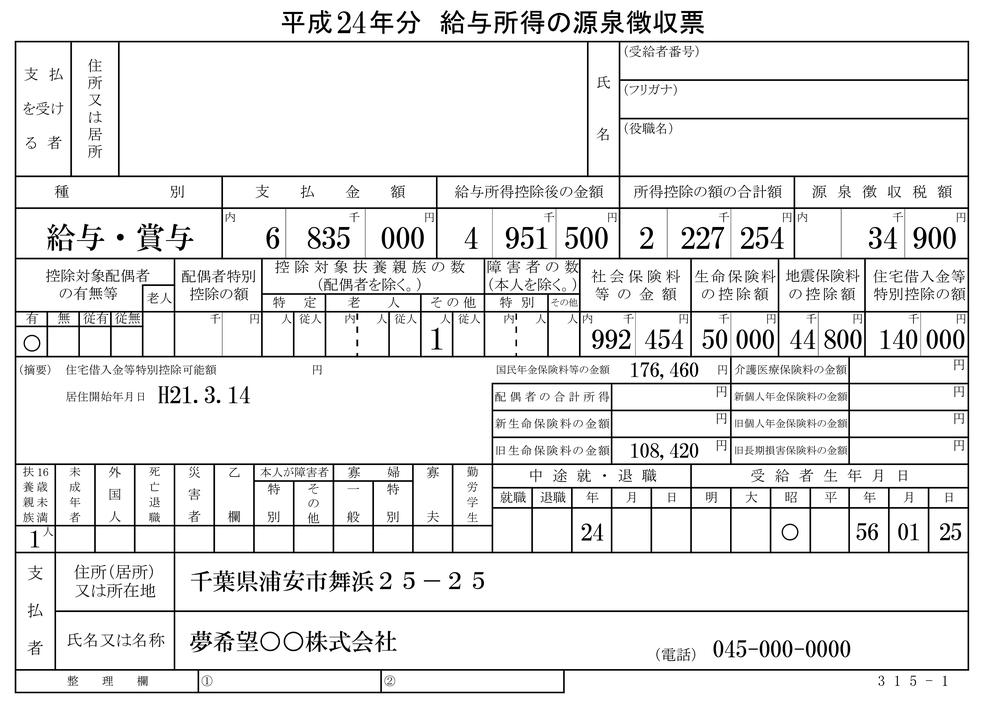
#> input picture test.png, 995 x 709 px, shrunk from 3339 x 2380 before the run; its folder holds only this picture in this run
$ python -i preprocess.py   (imports and definitions only)   (Python 2 division)   (older library calls are emulated)
#> lines starting #> are read from the running program, lines starting #| are printed output that depends on the picture; after the words box and inside, x2 and y2 are one past the last pixel; in counts of white or black regions, pixels touching at a corner belong together
#> further down, picture is the input picture: shape (709, 995, 3); min 0, max 255, mean 233.4
import cv2
import numpy as np

# [4 lines left out: function getContours, not called in this run]

def imagePreprocess(img):
	imgray = cv2.cvtColor(img, cv2.COLOR_BGR2GRAY)
	thresh = cv2.Canny(imgray,100,200)
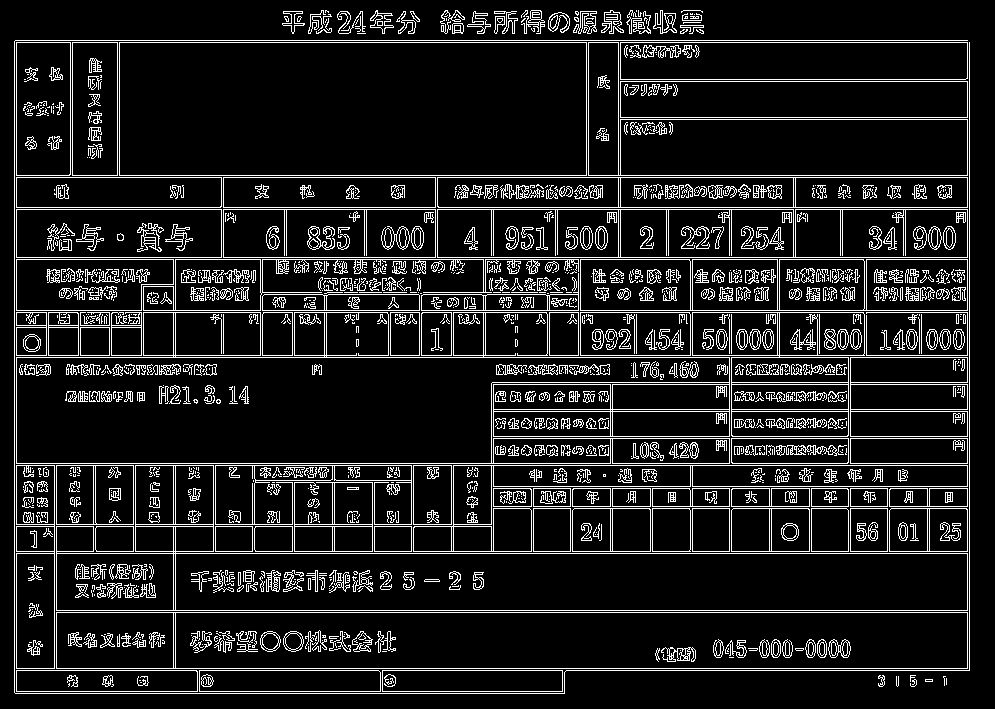
#> thresh: shape (709, 995); 11.4% white in thin lines or dots

	# Morphology transform
	kernel = np.ones((9,9),np.uint8)
	thresh = cv2.morphologyEx(thresh, cv2.MORPH_CLOSE, kernel)
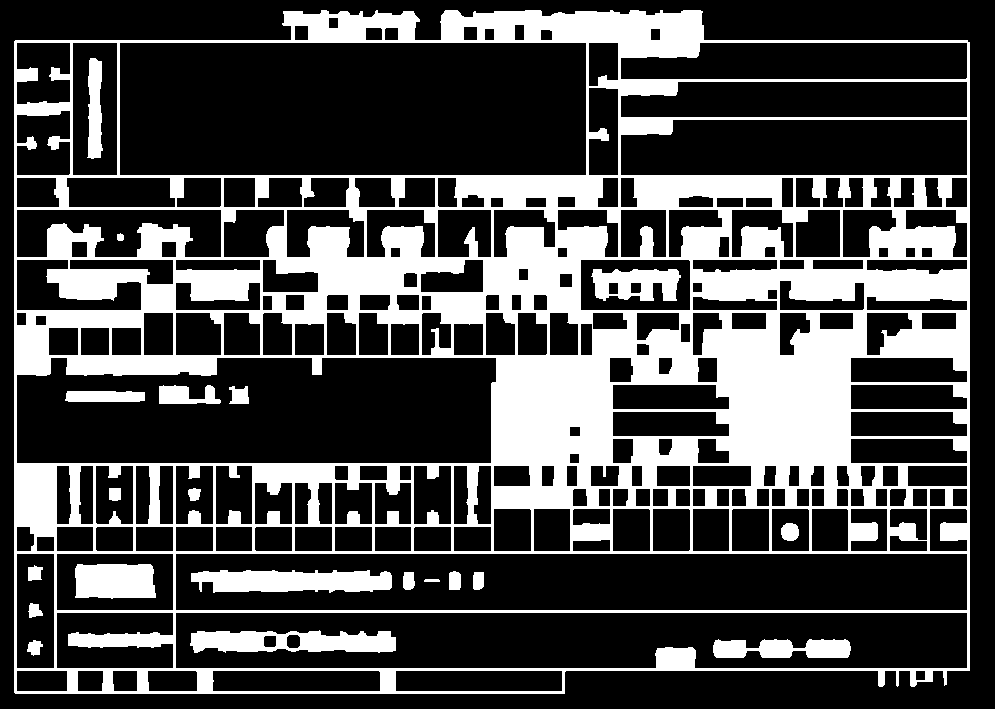
#> thresh: shape (709, 995); 28.9% white; 21 white regions, largest, box (x1, y1, x2, y2) and area: (14, 10, 970, 694) 185199, (191, 570, 392, 593) 3716, (190, 630, 396, 653) 3484

	return thresh

# [161 lines left out: functions rectify, defineLineBounds, fourCorners, getPointsOfMural, not called in this run]

>>> import cv2
>>> picture = cv2.imread('test.png')
>>> result = imagePreprocess(picture)
